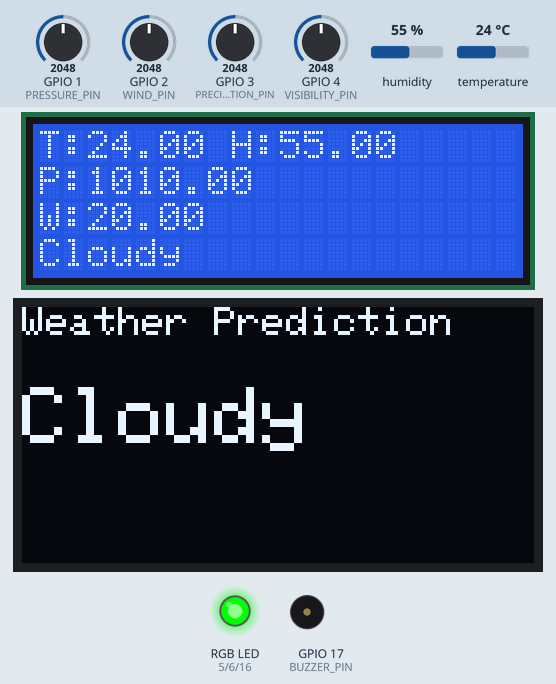
The sketch below on a simulated ESP32-S3. On the bench: 20×4 character LCD, 128×64 one-colour display, an RGB LED mixed from three pins (HIGH = lit), buzzer (waves = sounding). The inputs (shaded band) are chosen by the test bench; at power-on: humidity 55 %, GPIO 2 (WIND_PIN) = 2048, GPIO 1 (PRESSURE_PIN) = 2048, GPIO 3 (PRECIPITATION_PIN) = 2048, GPIO 4 (VISIBILITY_PIN) = 2048, temperature 24 °C. WiFi joins after 1.5 s; servers stay silent unless stated; web services answer with replies made up by the test bench; what the sketch prints to the serial monitor is not drawn.

Above: at 5.6 s.
5.7 s: humidity set to 72 %
At 11.7 s:
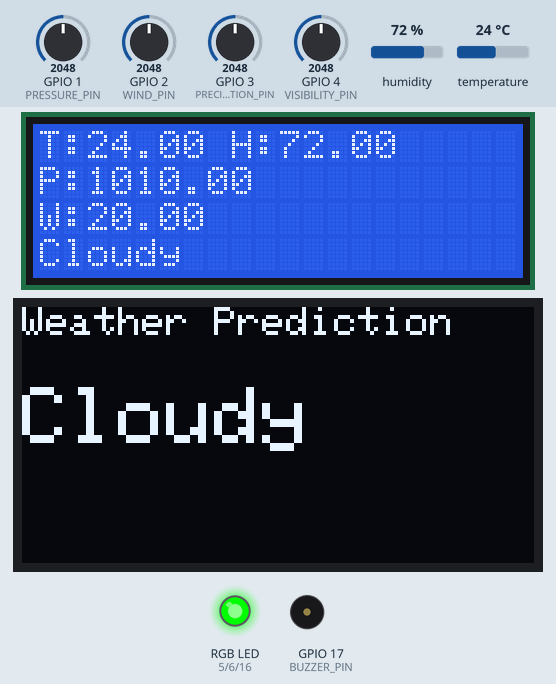
12.1 s: humidity set to 75 %
At 16.3 s:
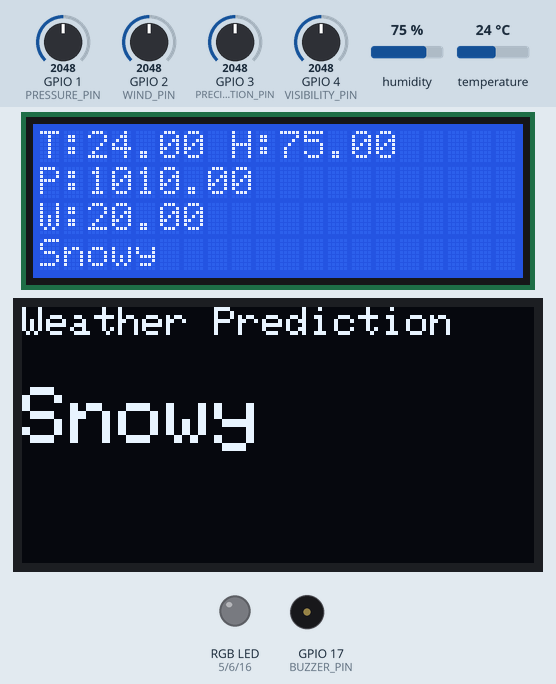
22.8 s: GPIO 2 (WIND_PIN) set to 2738
At 26.43 s:
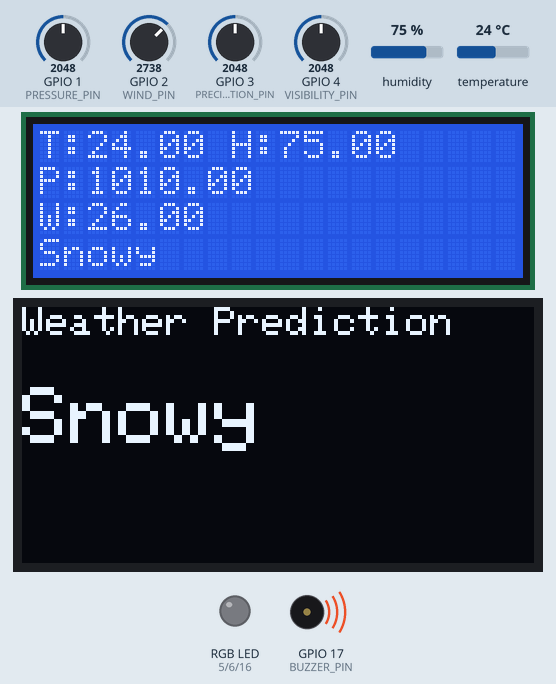
29.2 s: GPIO 2 (WIND_PIN) set to 2823
At 32.4 s:
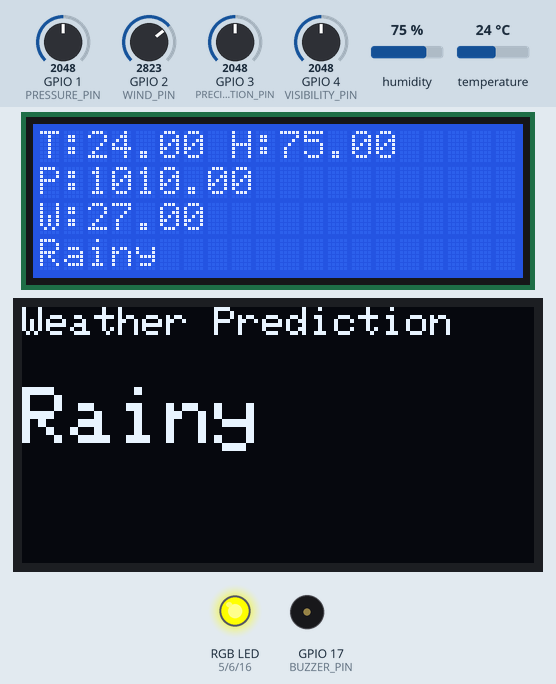
38.5 s: GPIO 1 (PRESSURE_PIN) set to 2083
44.9 s: GPIO 1 (PRESSURE_PIN) set to 2161
At 47.7 s:
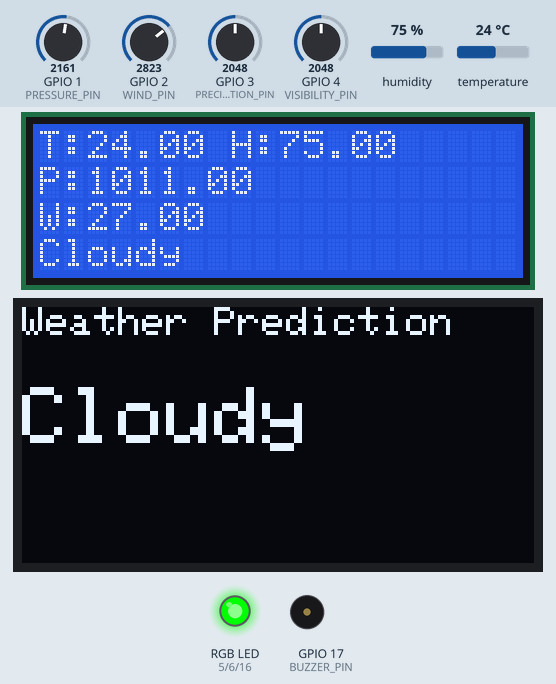
Timing chart, 0 to 49.2 s (numbered marks = the images above; inputs shaded):
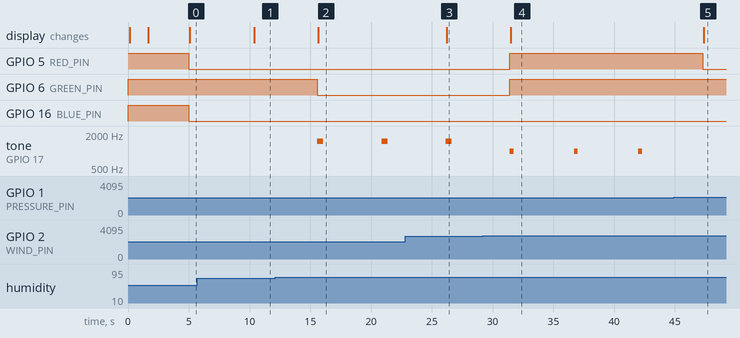

Measured:
- the behaviour switches between 73 and 74 % on humidity (found by bisection; images 1 and 2)
- the behaviour switches between 2764 and 2765 on GPIO 2 (WIND_PIN) (found by bisection; images 3 and 4)
- the behaviour switches between 2115 and 2116 on GPIO 1 (PRESSURE_PIN) (found by bisection; images 4 and 5)
- after the input at 5.7 s, the display: changes after 4.7 s (image 1)
- after the input at 12.1 s, GPIO 6 (GREEN_PIN): HIGH → LOW after 3.5 s; tone on GPIO 17 (BUZZER_PIN): alternates 1500 Hz for 0.50 s and silent for 4.8 s, starting after 3.5 s; the display: changes after 3.6 s (image 2)
- after the input at 22.8 s, the display: changes after 3.4 s (image 3)
- after the input at 29.2 s, GPIO 5 (RED_PIN), GPIO 6 (GREEN_PIN): LOW → HIGH after 2.2 s; the display: changes after 2.3 s (image 4)
- after the input at 44.9 s, GPIO 5 (RED_PIN): HIGH → LOW after 2.4 s; tone on GPIO 17 (BUZZER_PIN): stays silent (without the input it goes to 1000 Hz after 2.4 s); the display: changes after 2.5 s (image 5)

The sketch:

sketch.ino
```cpp
#include <WiFi.h>
#include <HTTPClient.h>
#include <DHT.h>
#include <Wire.h>
#include <LiquidCrystal_I2C.h>
#include <Adafruit_GFX.h>
#include <Adafruit_SSD1306.h>

#include "weather_classifier.h"

// ======================================================
// WIFI
// ======================================================

const char* ssid = "Wokwi-GUEST";
const char* password = "";

// ======================================================
// THINGSPEAK
// ======================================================

const char* server = "http://api.thingspeak.com/update";
String apiKey = "FCRQZMTEXPOABQ4Z";

// ======================================================
// PINS
// ======================================================

#define DHTPIN 15
#define DHTTYPE DHT22

#define PRESSURE_PIN       1
#define WIND_PIN           2
#define PRECIPITATION_PIN  3
#define VISIBILITY_PIN     4

// RGB LED PINS
#define RED_PIN    5
#define GREEN_PIN  6
#define BLUE_PIN   16

#define BUZZER_PIN 17

// ======================================================
// OBJECTS
// ======================================================

DHT dht(DHTPIN, DHTTYPE);
LiquidCrystal_I2C lcd(0x27, 20, 4);

#define SCREEN_WIDTH 128
#define SCREEN_HEIGHT 64

Adafruit_SSD1306 oled(SCREEN_WIDTH, SCREEN_HEIGHT, &Wire, -1);

// ======================================================
// TIMER
// ======================================================

unsigned long lastTime = 0;
unsigned long timerDelay = 5000;

// ======================================================
// WEATHER PROFILES
// ======================================================

struct WeatherProfile {
  String name;
  float temp;
  float humidity;
  float pressure;
  float uv;
  float windSpeed;
  float precipitation;
  float visibility;
};

WeatherProfile profiles[] = {
  {"Sunny",  30.0, 40.0, 1025.0, 9.0, 5.0,  5.0, 10.0},
  {"Cloudy", 22.0, 65.0, 1015.0, 4.0, 12.0, 20.0, 7.0},
  {"Rainy",  17.0, 85.0, 1000.0, 1.0, 20.0, 80.0, 4.0},
  {"Snowy",   0.0, 78.0, 995.0,  0.5, 10.0, 60.0, 3.0}
};

const int NUM_PROFILES = 4;

// ======================================================
// RGB LED CONTROL
// ======================================================

void turnOffLED() {
  digitalWrite(RED_PIN, HIGH);
  digitalWrite(GREEN_PIN, HIGH);
  digitalWrite(BLUE_PIN, HIGH);
}

void setWeatherLED(String weather) {

  // OFF ALL FIRST
  turnOffLED();

  // COMMON ANODE RGB LED

  if (weather == "Sunny") {

    // YELLOW = RED + GREEN
    digitalWrite(RED_PIN, LOW);
    digitalWrite(GREEN_PIN, LOW);

  }
  else if (weather == "Cloudy") {

    // PURPLE = RED + BLUE
    digitalWrite(RED_PIN, LOW);
    digitalWrite(BLUE_PIN, LOW);

  }
  else if (weather == "Rainy") {

    // BLUE
    digitalWrite(BLUE_PIN, LOW);

    tone(BUZZER_PIN, 1000, 300);

  }
  else if (weather == "Snowy") {

    // WHITE = ALL ON
    digitalWrite(RED_PIN, LOW);
    digitalWrite(GREEN_PIN, LOW);
    digitalWrite(BLUE_PIN, LOW);

    tone(BUZZER_PIN, 1500, 500);
  }
}

// ======================================================
// DISTANCE CALCULATION
// ======================================================

float calculateDistance(
  float temp,
  float humidity,
  float pressure,
  float uv,
  float windSpeed,
  float precipitation,
  float visibility,
  WeatherProfile profile
) {

  float distance = sqrt(
    pow((temp - profile.temp), 2) +
    pow((humidity - profile.humidity), 2) +
    pow((pressure - profile.pressure), 2) +
    pow((uv - profile.uv), 2) +
    pow((windSpeed - profile.windSpeed), 2) +
    pow((precipitation - profile.precipitation), 2) +
    pow((visibility - profile.visibility), 2)
  );

  return distance;
}

// ======================================================
// WEATHER PREDICTION
// ======================================================

String predictWeather(
  float temp,
  float humidity,
  float pressure,
  float uv,
  float windSpeed,
  float precipitation,
  float visibility
) {

  float minDistance = 999999;
  String prediction = "Unknown";

  for (int i = 0; i < NUM_PROFILES; i++) {

    float distance = calculateDistance(
      temp,
      humidity,
      pressure,
      uv,
      windSpeed,
      precipitation,
      visibility,
      profiles[i]
    );

    if (distance < minDistance) {
      minDistance = distance;
      prediction = profiles[i].name;
    }
  }

  return prediction;
}

// ======================================================
// SETUP
// ======================================================

void setup() {

  Serial.begin(115200);

  // RGB PINS
  pinMode(RED_PIN, OUTPUT);
  pinMode(GREEN_PIN, OUTPUT);
  pinMode(BLUE_PIN, OUTPUT);

  // TURN OFF INITIALLY
  turnOffLED();

  pinMode(BUZZER_PIN, OUTPUT);

  pinMode(PRESSURE_PIN, INPUT);
  pinMode(WIND_PIN, INPUT);
  pinMode(PRECIPITATION_PIN, INPUT);
  pinMode(VISIBILITY_PIN, INPUT);

  // DHT
  dht.begin();

  // I2C
  Wire.begin(8, 9);

  // LCD
  lcd.init();
  lcd.backlight();

  lcd.clear();
  lcd.setCursor(0, 0);
  lcd.print("Weather System");

  // OLED
  if (oled.begin(SSD1306_SWITCHCAPVCC, 0x3C)) {

    oled.clearDisplay();
    oled.setTextSize(1);
    oled.setTextColor(SSD1306_WHITE);

    oled.setCursor(0, 0);
    oled.println("Weather AI System");
    oled.display();
  }

  // WIFI
  WiFi.begin(ssid, password);

  lcd.setCursor(0, 1);
  lcd.print("Connecting WiFi");

  while (WiFi.status() != WL_CONNECTED) {
    delay(500);
    Serial.print(".");
  }

  Serial.println("\nWiFi Connected");

  lcd.setCursor(0, 2);
  lcd.print("WiFi Connected");

  delay(2000);

  Serial.println("\n=== SYSTEM READY ===");
}

// ======================================================
// LOOP
// ======================================================

void loop() {

  if ((millis() - lastTime) > timerDelay) {

    // ======================================================
    // READ SENSORS
    // ======================================================

    float temp = dht.readTemperature();
    float humidity = dht.readHumidity();

    // SAFETY
    if (isnan(temp)) temp = 27;
    if (isnan(humidity)) humidity = 39;

    int pressureRaw = analogRead(PRESSURE_PIN);
    int windRaw = analogRead(WIND_PIN);
    int precipitationRaw = analogRead(PRECIPITATION_PIN);
    int visibilityRaw = analogRead(VISIBILITY_PIN);

    // ======================================================
    // CONVERT VALUES
    // ======================================================

    float pressure = map(pressureRaw, 0, 4095, 980, 1040);

    float windSpeed = map(windRaw, 0, 4095, 0, 40);

    float precipitation = map(precipitationRaw, 0, 4095, 0, 100);

    float visibility = map(visibilityRaw, 0, 4095, 1, 10);

    float uv = 10;

    // ======================================================
    // WEATHER PREDICTION
    // ======================================================

    String prediction = predictWeather(
      temp,
      humidity,
      pressure,
      uv,
      windSpeed,
      precipitation,
      visibility
    );

    // ======================================================
    // RGB LED
    // ======================================================

    setWeatherLED(prediction);

    // ======================================================
    // SERIAL MONITOR
    // ======================================================

    Serial.println("\n==============================");

    Serial.print("Temperature: ");
    Serial.println(temp);

    Serial.print("Humidity: ");
    Serial.println(humidity);

    Serial.print("Pressure: ");
    Serial.println(pressure);

    Serial.print("Wind Speed: ");
    Serial.println(windSpeed);

    Serial.print("Precipitation: ");
    Serial.println(precipitation);

    Serial.print("Visibility: ");
    Serial.println(visibility);

    Serial.print("Prediction: ");
    Serial.println(prediction);

    Serial.println("==============================");

    // ======================================================
    // LCD
    // ======================================================

    lcd.clear();

    lcd.setCursor(0, 0);
    lcd.print("T:");
    lcd.print(temp);

    lcd.print(" H:");
    lcd.print(humidity);

    lcd.setCursor(0, 1);
    lcd.print("P:");
    lcd.print(pressure);

    lcd.setCursor(0, 2);
    lcd.print("W:");
    lcd.print(windSpeed);

    lcd.setCursor(0, 3);
    lcd.print(prediction);

    // ======================================================
    // OLED
    // ======================================================

    oled.clearDisplay();

    oled.setTextSize(1);
    oled.setCursor(0, 0);
    oled.println("Weather Prediction");

    oled.setTextSize(2);
    oled.setCursor(0, 20);
    oled.println(prediction);

    oled.display();

    // ======================================================
    // THINGSPEAK
    // ======================================================

    if (WiFi.status() == WL_CONNECTED) {

      HTTPClient http;

      String url =
        String(server) +
        "?api_key=" + apiKey +
        "&field1=" + String(temp) +
        "&field2=" + String(humidity) +
        "&field3=" + String(pressure) +
        "&field4=" + String(uv) +
        "&field5=" + String(prediction) +   // Weather Prediction (text)
        "&field6=" + String(windSpeed) +    // Wind Speed
        "&field7=" + String(precipitation) + // Precipitation
        "&field8=" + String(visibility);    // Visibility

      http.begin(url);

      int httpCode = http.GET();

      Serial.print("ThingSpeak Response: ");
      Serial.println(httpCode);

      http.end();
    }

    lastTime = millis();
  }
}
```

Source omitted: r_classifier.h (data table, 24844 bytes)
